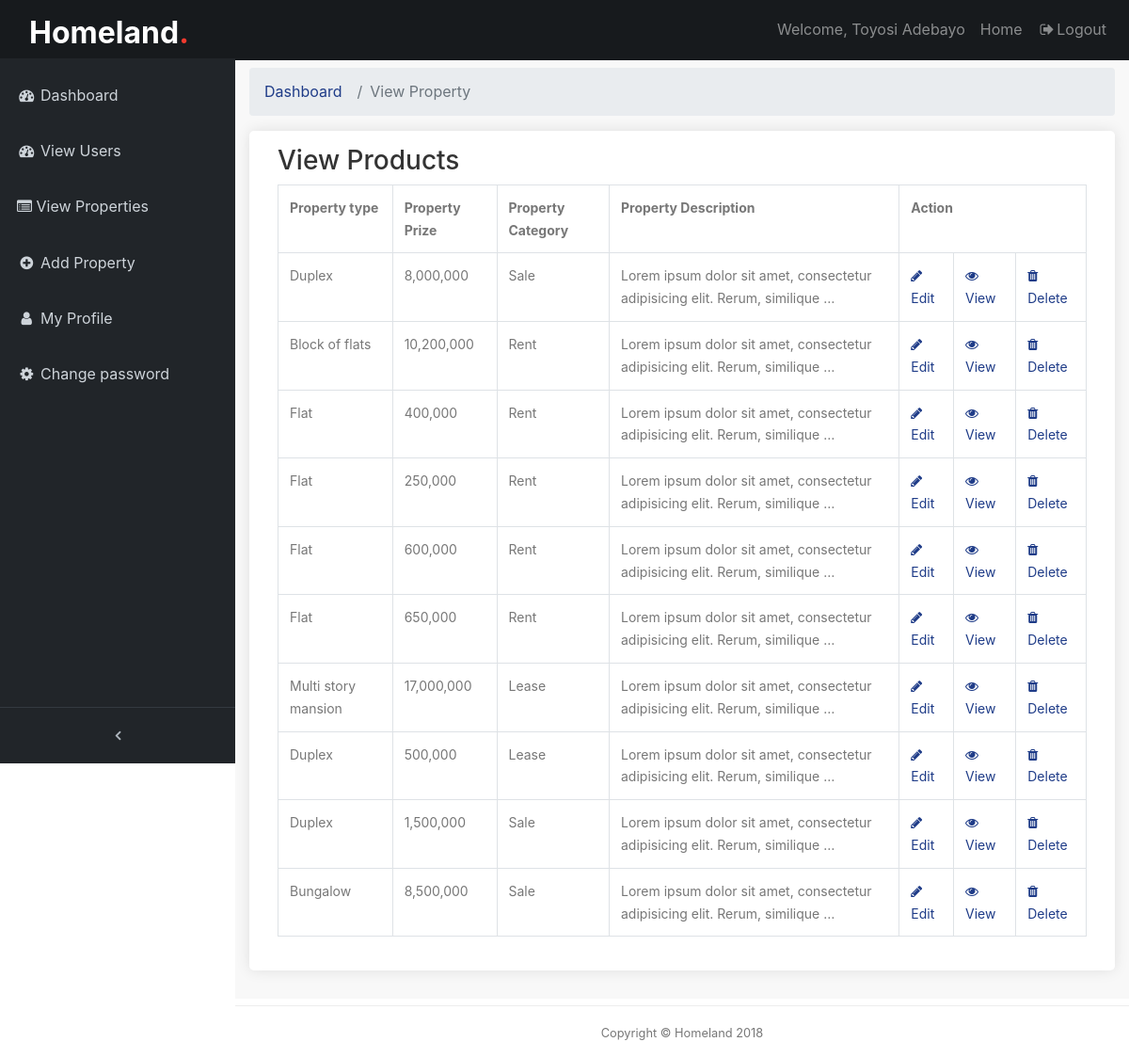
The page /backend/view-post/ (signed in) on the database its author committed.
### frontend/models.py (models this page shows, shortened)
class PostPage(models.Model):
    pst_image1 = models.ImageField(null=True, verbose_name='Image1', blank=True, upload_to='uploads/')
    pst_image2 = models.ImageField(null=True, verbose_name='Image2', blank=True, upload_to='uploads/')
    pst_image3 = models.ImageField(null=True, verbose_name='Image3', blank=True, upload_to='uploads/')
    pst_image4 = models.ImageField(null=True, verbose_name='Image4', blank=True, upload_to='uploads/')
    pst_image5 = models.ImageField(null=True, verbose_name='Image5', blank=True, upload_to='uploads/')
    pst_title = models.CharField(max_length=150, verbose_name='House type')
    pst_description = models.TextField(max_length=350, verbose_name='Description')
    user = models.ForeignKey(User, on_delete=models.CASCADE)
    price = models.CharField(max_length=150, verbose_name='Price')
    room =  models.IntegerField(verbose_name='Rooms')
    bath = models.IntegerField( null=True, verbose_name='Bathrooms')
    toilet = models.IntegerField( null=True, verbose_name='Toilet')
    category = models.ManyToManyField(Category, verbose_name='Offer type')
    posted = models.DateTimeField(default = datetime.now)
    featured = models.BooleanField(blank=True)
    sponsored = models.BooleanField(blank=True)
    class Meta():
        verbose_name_plural = 'Post'

class Category(models.Model):
    cat_name = models.CharField(max_length=100, verbose_name='Category Name')
    cat_desc = models.TextField(blank=True, null=True, verbose_name='Description')
    class Meta():
        verbose_name_plural='Post Category'

### backend/views.py (the view)
# urls.py: path('view-post/', views.viewPost, name='viewPost'),
@login_required(login_url='/backend/login')
def viewPost(request):
    prop = PostPage.objects.filter(user=request.user)
    cat = Category.objects.all()
    return render(request, 'backend/viewposts.html', {'view':prop, 'cat':cat})

### frontend/custom_processor.py (called while the page is built)
def cat_menu(request):
    category = Category.objects.all()
    return {'category': category}

### templates/backend/viewposts.html (shortened to what this page needs)
{% extends 'backend/base.html' %}
{% load static %}
{% block content %}
  <div class="content-wrapper">
    <div class="container-fluid">
      <ol class="breadcrumb">
        <li class="breadcrumb-item">
          <a href="#">Dashboard</a>
        </li>
        <li class="breadcrumb-item active">View Property</li>
      </ol>
		<div class="box_general padding_bottom">
            <h3>View Products</h3>
            <table class="table table-bordered">
                <tr>
                    <th>Property type</th>
                    <th>Property Prize</th>
                    <th>Property Category</th>
                    <th>Property Description</th>
                    <th colspan="3">Action</th>
                </tr>
                {% if view %}
                {% for a in view %}
                    <tr>
                        <td>{{ a.pst_title }}</td>
                        <td>{{ a.price }}</td>
                        {% for c in a.category.all %}
                        <td>{{ c.cat_name }}</td>
                        {% endfor %}
                        <td>
                            {{ a.pst_description|truncatewords:10 }}
                        </td>
                        <td>
                            <a href="{% url 'backend:postEdit' a.id %}">
                            <span class="fa fa-pencil"></span>
                            Edit
                            </a>
                        </td>
                        <td>
                            <a href="{% url 'backend:detailView' a.id %}">
                            <span class="fa fa-eye"></span>
                            View
                            </a>
                        </td>
                        <td>
                        <a href="{% url 'backend:delete_post' a.id %}">
                            <span class="fa fa-trash"></span>
                            Delete
                        </a>
                        </td>
                    </tr>
                {% endfor %}
                {% endif %}
            </table>
		</div>
	  </div>
   	</div>
{% endblock %}

### templates/backend/base.html (shortened to what this page needs)
<!DOCTYPE html>
{% load static %}
<html lang="en">
<head>
  <link href="{% static 'backend/vendor/bootstrap/css/bootstrap.min.css' %}" rel="stylesheet">
  <link href="{% static 'backend/css/admin.css' %}" rel="stylesheet">
  <link href="{% static 'backend/vendor/font-awesome/css/font-awesome.min.css' %}" rel="stylesheet" type="text/css">
  <link href="{% static 'backend/vendor/datatables/dataTables.bootstrap4.css' %}" rel="stylesheet">
  <link href="{% static 'backend/css/custom.css' %}" rel="stylesheet">
  <link rel="stylesheet" href="{% static 'backend/fonts/icomoon/style.css' %}">
    <link rel="stylesheet" href="{% static 'backend/css/bootstrap.min.css' %}">
    <link rel="stylesheet" href="{% static 'backend/css/magnific-popup.css' %}">
    <link rel="stylesheet" href="{% static 'backend/css/jquery-ui.css' %}">
    <link rel="stylesheet" href="{% static 'backend/css/owl.carousel.min.css' %}">
    <link rel="stylesheet" href="{% static 'backend/css/owl.theme.default.min.css' %}">
    <link rel="stylesheet" href="{% static 'backend/css/bootstrap-datepicker.css' %}">
    <link rel="stylesheet" href="{% static 'backend/css/mediaelementplayer.css' %}">
    <link rel="stylesheet" href="{% static 'backend/css/animate.css' %}">
    <link rel="stylesheet" href="{% static 'backend/fonts/flaticon/font/flaticon.css' %}">
    <link rel="stylesheet" href="{% static 'backend/css/fl-bigmug-line.css' %}">
    <link rel="stylesheet" href="{% static 'backend/css/aos.css' %}">
    <link rel="stylesheet" href="{% static 'backend/css/style.css' %}">
</head>
<body class="fixed-nav sticky-footer" id="page-top">
  <nav class="navbar navbar-expand-lg navbar-dark bg-default fixed-top" id="mainNav">
    <div class="col-8 col-md-8 col-lg-4">
      <h1 class="mb-0"><a href="index.html" class="text-white h2 mb-0"><strong>Homeland<span class="text-danger">.</span></strong></a></h1>
    </div>
    <div class="collapse navbar-collapse" id="navbarResponsive">
      <ul class="navbar-nav navbar-sidenav" id="exampleAccordion">
        {% if request.user.is_staff %}
          <li class="nav-item" data-toggle="tooltip" data-placement="right" title="Dashboard">
            <a class="nav-link" href="{% url 'backend:dashboard' %}">
              <i class="fa fa-fw fa-dashboard"></i>
              <span class="nav-link-text">Dashboard</span>
            </a>
          </li>
          <li class="nav-item" data-toggle="tooltip" data-placement="right" title="Dashboard">
            <a class="nav-link" href="{% url 'backend:viewUsers' %}">
              <i class="fa fa-fw fa-dashboard"></i>
              <span class="nav-link-text">View Users</span>
            </a>
          </li>
        {% endif %}
		    <li class="nav-item" data-toggle="tooltip" data-placement="right" title="Messages">
          <a class="nav-link" href="{% url 'backend:viewPost' %}">
            <i class="fa fa-list-alt"></i>
            <span class="nav-link-text">View Properties</span>
          </a>
        </li>
		    <li class="nav-item" data-toggle="tooltip" data-placement="right" title="Add listing">
          <a class="nav-link" href="{% url 'backend:addProp' %}">
            <i class="fa fa-fw fa-plus-circle"></i>
            <span class="nav-link-text">Add Property</span>
          </a>
        </li>
		    <li class="nav-item" data-toggle="tooltip" data-placement="right" title="My profile">
          <a class="nav-link" href="{% url 'backend:viewProfile' %}">
            <i class="fa fa-fw fa-user"></i>
            <span class="nav-link-text">My Profile</span>
          </a>
        </li>
		  <li class="nav-item" data-toggle="tooltip" data-placement="right" title="Components">
          <a class="nav-link  "  href="{% url 'backend:changePwrd' %}" data-parent="#Components">
            <i class="fa fa-fw fa-gear"></i>
            <span class="nav-link-text">Change password</span>
          </a>
      </ul>
      <ul class="navbar-nav sidenav-toggler">
        <li class="nav-item">
          <a class="nav-link text-center" id="sidenavToggler">
            <i class="fa fa-fw fa-angle-left"></i>
          </a>
        </li>
      </ul>
      <ul class="navbar-nav ml-auto">
        <li class="nav-item">
          <a href="http://" class="nav-link">Welcome, {{ request.user.get_full_name }}</a>
        </li>
        <li class="nav-item">
          <a class="nav-link" href="{% url 'index' %}">Home</a>
        </li>
        <li class="nav-item">
          <a class="nav-link" data-toggle="modal" data-target="#exampleModal" href="{% url 'backend:logout_view' %}">
            <i class="fa fa-fw fa-sign-out"></i>Logout</a>
        </li>
      </ul>
    </div>
  </nav>
    {% block content%}
    {% endblock %}
 <footer class="sticky-footer">
    <div class="container">
      <div class="text-center">
        <small>Copyright © Homeland 2018</small>
      </div>
    </div>
  </footer>
</body>
</html>

### static/backend/css/admin.css (style rules this page uses)
html { position: relative; min-height: 100%; }
body { overflow-x: hidden; }
body.sticky-footer { margin-bottom: 62px; }
body.sticky-footer .content-wrapper { min-height: calc(100vh - 62px - 62px); }
body.fixed-nav { padding-top: 56px; }
.content-wrapper { min-height: calc(100vh - 62px); padding-top: 1rem; }
#mainNav .navbar-collapse { overflow: auto; max-height: 75vh; }
#mainNav .navbar-collapse .navbar-nav .nav-item .nav-link { cursor: pointer; }
#mainNav .navbar-collapse .sidenav-toggler { display: none; }
@media (min-width: 992px) { #mainNav .navbar-collapse { overflow: visible; max-height: none; } }
@media (min-width: 992px) { #mainNav .navbar-collapse .navbar-sidenav { position: absolute; top: 0; left: 0; overflow-x: hidden; overflow-y: auto; -webkit-flex-direction: column; -ms-flex-direction: column; flex-direction: column; margin-top: 62px; } }
@media (min-width: 992px) { #mainNav .navbar-collapse .navbar-sidenav > .nav-item { width: 250px; padding: 0; } }
@media (min-width: 992px) { #mainNav .navbar-collapse .navbar-sidenav > .nav-item > .nav-link { padding: 1em; padding-left: 18px; } }
#mainNav.fixed-top .sidenav-toggler { display: none; }
@media (min-width: 992px) { #mainNav.fixed-top .navbar-sidenav { height: calc(100vh - 111px); } }
@media (min-width: 992px) { #mainNav.fixed-top .sidenav-toggler { position: absolute; top: 0; left: 0; display: flex; overflow-x: hidden; overflow-y: auto; -webkit-flex-direction: column; -ms-flex-direction: column; flex-direction: column; margin-top: calc(100vh - 49px); } }
@media (min-width: 992px) { #mainNav.fixed-top .sidenav-toggler > .nav-item { width: 250px; padding: 0; } }
@media (min-width: 992px) { #mainNav.fixed-top .sidenav-toggler > .nav-item > .nav-link { padding: 1em; } }
#mainNav.fixed-top.navbar-dark .sidenav-toggler { background-color: #212529; border-top: 1px solid #343a40; }
#mainNav.fixed-top.navbar-dark .sidenav-toggler a i { color: #adb5bd; }
.content-wrapper { overflow-x: hidden; background: white; }
@media (min-width: 992px) { .content-wrapper { margin-left: 250px; } }
#sidenavToggler i { font-weight: 800; }
#mainNav.navbar-dark .navbar-collapse .navbar-sidenav > .nav-item > .nav-link { color: #ced4da; }
@media (min-width: 992px) { #mainNav.navbar-dark .navbar-collapse .navbar-sidenav { background: #212529; padding-top: 10px; } }
footer.sticky-footer { position: absolute; right: 0; bottom: 0; width: 100%; height: 56px; border-top: 1px solid #ededed; line-height: 55px; }
@media (min-width: 992px) { footer.sticky-footer { width: calc(100% - 250px); } }
body { background: #f8f8f8; color: #777 !important; font-family: "Poppins", Helvetica, sans-serif; font-size: 14px; font-size: 0.875rem; }
.content-wrapper { background: #f8f8f8; }
h1, h2, h3, h4, h5, h6 { color: #333 !important; }
strong { font-weight: 500; }
a { color: #0054a6; text-decoration: none; -moz-transition: all 0.5s ease-in-out; -o-transition: all 0.5s ease-in-out; -webkit-transition: all 0.5s ease-in-out; -ms-transition: all 0.5s ease-in-out; transition: all 0.5s ease-in-out; outline: none; }
.bg-default { background-color: #171a1d; }
.box_general { background-color: #fff; padding: 15px 30px 0 30px; -webkit-border-radius: 5px; -moz-border-radius: 5px; -ms-border-radius: 5px; border-radius: 5px; margin-bottom: 30px; color: #777; font-size: 14px; font-size: 0.875rem; -webkit-box-shadow: 0px 0px 15px 0px rgba(0, 0, 0, 0.1); -moz-box-shadow: 0px 0px 15px 0px rgba(0, 0, 0, 0.1); box-shadow: 0px 0px 15px 0px rgba(0, 0, 0, 0.1); }
.box_general.padding_bottom { padding-bottom: 20px; }

### static/backend/css/style.css (style rules this page uses)
body { line-height: 1.7; color: rgba(0, 0, 0, 0.6); font-weight: 400; font-size: 1rem; font-family: "Roboto Mono", SFMono-Regular, Menlo, Monaco, Consolas, "Liberation Mono", "Courier New", monospace; font-family: "Nunito Sans", -apple-system, BlinkMacSystemFont, "Segoe UI", Roboto, "Helvetica Neue", Arial, sans-serif, "Apple Color Emoji", "Segoe UI Emoji", "Segoe UI Symbol", "Noto Color Emoji"; }
a { -webkit-transition: .3s all ease; -o-transition: .3s all ease; transition: .3s all ease; }

### rows shown on the page
PostPage: pst_title "Duplex", price "8,000,000", pst_description "Lorem ipsum dolor sit amet, consectetur adipisicing elit. Rerum, similique …"
Category: cat_name "Sale"
PostPage: pst_title "Block of flats", price "10,200,000", pst_description "Lorem ipsum dolor sit amet, consectetur adipisicing elit. Rerum, similique …"
Category: cat_name "Rent"
PostPage: pst_title "Flat", price "400,000", pst_description "Lorem ipsum dolor sit amet, consectetur adipisicing elit. Rerum, similique …"
PostPage: pst_title "Flat", price "250,000", pst_description "Lorem ipsum dolor sit amet, consectetur adipisicing elit. Rerum, similique …"
PostPage: pst_title "Flat", price "600,000", pst_description "Lorem ipsum dolor sit amet, consectetur adipisicing elit. Rerum, similique …"
PostPage: pst_title "Flat", price "650,000", pst_description "Lorem ipsum dolor sit amet, consectetur adipisicing elit. Rerum, similique …"
PostPage: pst_title "Multi story mansion", price "17,000,000", pst_description "Lorem ipsum dolor sit amet, consectetur adipisicing elit. Rerum, similique …"
Category: cat_name "Lease"
PostPage: pst_title "Duplex", price "500,000", pst_description "Lorem ipsum dolor sit amet, consectetur adipisicing elit. Rerum, similique …"
PostPage: pst_title "Duplex", price "1,500,000", pst_description "Lorem ipsum dolor sit amet, consectetur adipisicing elit. Rerum, similique …"
PostPage: pst_title "Bungalow", price "8,500,000", pst_description "Lorem ipsum dolor sit amet, consectetur adipisicing elit. Rerum, similique …"

### other values the page prints
{{ request.user.get_full_name }} "Toyosi Adebayo"
